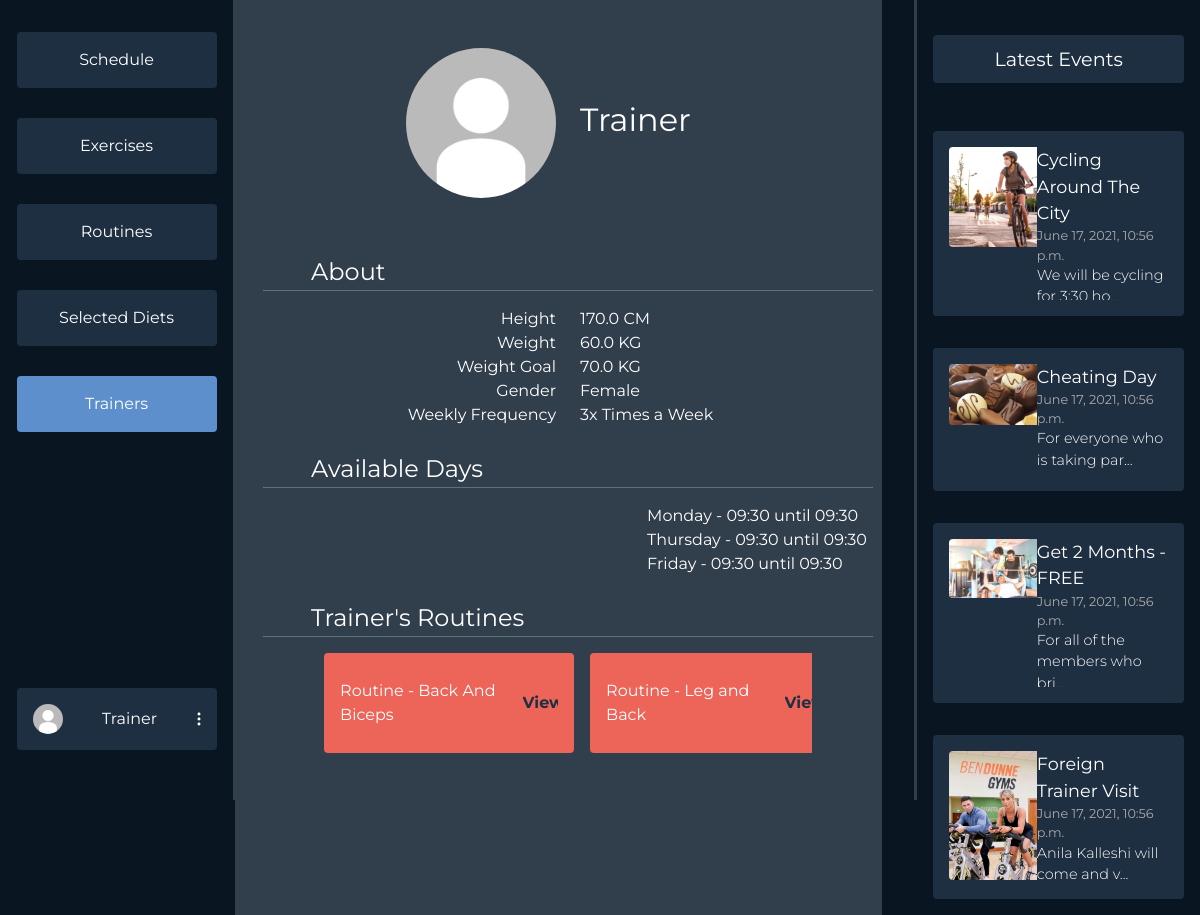
/dashboard/trainer/5 (signed in), run on the app's committed database.
### users/models.py (models this page shows, shortened)
class Profile(models.Model):
    user = models.OneToOneField(User, on_delete=models.CASCADE)
    profile_photo = models.ImageField(
        upload_to='media/profiles/', default='profiles/default.jpg')
    height = models.FloatField(default=170.0)
    weight = models.FloatField(default=60.0)
    weight_goal = models.FloatField(default=70.0)
    GENDER_CHOICES = (('F', 'Female'), ('M', 'Male'), ('O', 'Other'))
    gender = models.CharField(
        max_length=9, choices=GENDER_CHOICES, default=GENDER_CHOICES[0])
    FREQUENCY = (
        ('3x', '3 Times a Week'),
        ('4x', '4 Times a Week'),
        ('5x', '5 Times a Week'),
        ('6x', '6 Times a Week'),
    )
    week_frequency = models.CharField(
        max_length=20, choices=FREQUENCY, default=FREQUENCY[0])
    profile_complete = models.BooleanField(default=False)
    selected_diets = models.ManyToManyField(DietPlan, blank=True)
    age = models.IntegerField(null=True)

### dashboards/models.py (models this page shows, shortened)
class Routine(models.Model):
    owner = models.ForeignKey(User, on_delete=CASCADE,
                              related_name='%(class)s_username', null=True)
    title = models.CharField(max_length=60, blank=True)
    selected_by = models.ManyToManyField(User)
    desc = models.TextField(blank=True)
    thumbnail = models.ImageField(
        upload_to='routines/', default='routines/default.jpg')
    exercises = models.ManyToManyField(Exercise)
    days = models.CharField(max_length=60, blank=True)
    def __str__(self):
        return f"Routine - {self.title}"

class Event(models.Model):
    title = models.CharField(max_length=60, blank=True)
    date = models.DateTimeField(default=datetime.now(), blank=True)
    desc = models.TextField(blank=True)
    thumbnail = models.ImageField(
        upload_to='events/', default='events/default.jpg')

### dashboards/user_views.py (the view)
# urls.py: path('trainer/<int:tid>', user_views.trainer_details,
@login_required(login_url='login')
def trainer_details(request, tid):
    events = Event.objects.all()[:4]
    routines = Routine.objects.all()
    t = get_object_or_404(User, id=tid)
    if t:
        routines = [ru for ru in routines if ru.owner == t]
        routines_owned = len(routines)
        if t.is_staff and t.groups.first().name == 'trainer':
            context = {'options': TRAINERS_NAV, 'events': events,
                       'trainer': t, 'routines_owned': routines_owned, 'routines': routines}
            worktime = t.workspace.starts_work_at.strftime(
                '%H:%M'), t.workspace.starts_work_at.strftime('%H:%M')
            context['working_days'] = [
                f'{day} - {worktime[0]} until {worktime[1]}' for day in t.workspace.working_days.split(' ')]
            return render(request, 'dashboards/user/show_trainer.html', context)
        else:
            return redirect('userdashboard-trainers')

### dashboards/templates/dashboards/user/show_trainer.html (shortened to what this page needs)
{% extends 'dashboards/user/dashboard.html' %}
{% load static %}
{% block styles%}
<link rel="stylesheet" href="{% static 'css/dashboards/show_trainers.css' %}" />
{% endblock styles %}
{% block middle %}
<div class=" col mid">
  <div class="row profile">
    <div class="col">
      <div class="row">
        <div class="col profile-pic">
          <picture><img id="profil" src="{{trainer.profile.profile_photo.url}}"/></picture>
        </div>
        <div class="col">
          <div class="user">
          {% if trainer.get_full_name %}
          {{trainer.get_full_name}}
          {% else %}
          {{trainer.username}}
          {% endif %}
          </div>
        </div>
      </div>
      <div class="about">About</div>
      <hr/>
      <div class="row">
        <div class="col about_trainer">
          <div class="row">
            <div class="col">
              <div class="name">Height</div>
            </div>
            <div class="col">
              <div>{{trainer.profile.height}} CM</div>
            </div>
          </div>
          <div class="row">
            <div class="col">
              <div class="name">Weight</div>
            </div>
            <div class="col">
              <div>{{trainer.profile.weight}} KG</div>
            </div>
          </div>
          <div class="row">
            <div class="col">
              <div class="name">Weight Goal</div>
            </div>
            <div class="col">
              <div>{{trainer.profile.weight_goal}} KG</div>
            </div>
          </div>
          <div class="row">
            <div class="col">
              <div class="name">Gender</div>
            </div>
            <div class="col">
              <div>
              {% if user.profile.gender == "('M', 'Male')" %}
                Male
              {% else %}
                Female
              {% endif %}
              </div>
            </div>
          </div>
          <div class="row" id="space">
            <div class="col">
              <div class="name">Weekly Frequency</div>
            </div>
            <div class="col">
              <div>{{trainer.profile.week_frequency}} Times a Week</div>
            </div>
          </div>
        </div>
      </div>
      <div class="about">Available Days</div>
      <hr />
      <div class="row">
        <div class="col">
          {% for day in working_days %}
          <div class="row days">{{day}}</div>
          {% endfor %}
        </div>
      </div>
      <div class="about">{{trainer.username}}'s Routines
       </div>
      <hr />
      <div class="routines">
      {% for routine in routines %}
        <div class="routine">
          <div class="routine-title">{{routine}}</div>
          <div class="action"><a href="{% url 'userdashboard-routine-details' routine.id %}">View</a></div>
        </div>
      {% endfor %}
      </div>
    </div>
  </div>
</div>
{% endblock middle %}

### dashboards/templates/dashboards/user/dashboard.html (shortened to what this page needs)
{% load static %}
<html>
  <head>
    <link href="https://cdn.jsdelivr.net/npm/bootstrap@5.0.1/dist/css/bootstrap.min.css" rel="stylesheet">
    <link rel="stylesheet" href="{% static 'css/dashboards/main.css' %}">
    <link rel="stylesheet" href="https://cdn.jsdelivr.net/npm/bootstrap-select@1.13.14/dist/css/bootstrap-select.min.css">
    {% block styles %}
    {% endblock styles %}
  </head>
  <body>
  {% block content %}
  {% if user.is_authenticated %}
  <div class="mycontainer">
    <div class="navigation">
      <div class="nav-col">
        <div class="options">
          {% for key, item in options.items %}
            {% if item.isActive %}
            <a class="option-active" href="/dashboard/{{item.url}}">{{ item.name }}</a>
            {% else %}
            <a class="option" href="/dashboard/{{item.url}}">{{ item.name }}</a>
            {% endif %}
          {% endfor %}
        </div>
        <div class="profile-wrapper">
          <div class="user-btn">
            <div class="profile-pic"><img src="{{ user.profile.profile_photo.url }}" alt=""></div>
            {% if user.first_name %}
            <span>{{user.get_full_name}}</span>
            {% else %}
            <span>{{user.username}}</span>
            {% endif %}
            <div class="three-dot"><img src="{% static 'svg/3dots.svg' %}" alt=""></div>
          </div>
        </div>
      </div>
      <div class="divider"></div>
    </div>
    <div class="middle">
    {% block middle %}
    {% endblock middle %}
    </div>
    <div class="events-section">
      <div class="divider"></div>
      <div class="events">
        <div class="latest">
          Latest Events
        </div>
        <div class="items overflow-auto">
        {% for item in events %}
          <div class="event-item">
            <div class="event-item-left">
              <div class="event-thumb"><img src="{{item.thumbnail.url}}"></div>
            </div>
            <div class="event-item-right">
              <div class="title">{{item.title}}</div>
              <div class="date">{{item.date}}</div>
              {% if item.desc|length > 30 %}
                <div class="desc">{{item.desc|slice:":30"}}...</div>
              {% else %}
                <div class="desc">{{item.desc}}</div>
              {% endif %}
            </div>
          </div>
        {% endfor %}
        </div>
      </div>
    </div>
  </div>
  {% endif %}
  {% endblock content %}
  </body>
<html>

### static/css/dashboards/main.css (style rules this page uses)
* { margin: 0; font-family: "Montserrat", sans-serif; overflow: hidden; }
body { background-color: #0a1522; }
.mycontainer { display: flex; flex-direction: row; justify-content: space-between; }
.navigation { width: 20vw; }
.nav-col { display: flex; flex-direction: column; align-items: flex-end; margin: 1em; }
.options { margin-left: 7em; display: flex; flex-direction: column; justify-content: space-between; margin-top: 1em; height: 400px; }
.option { background-color: #1f2f42; color: #fff; padding: 1em; padding-right: 1em; padding-left: 1em; width: 200px; text-align: center; border-radius: 4px; }
a { text-decoration: none; }
.option-active { background-color: #5c8fcc; color: #fff; padding: 1em; padding-right: 1em; padding-left: 1em; width: 200px; text-align: center; border-radius: 4px; }
.user-btn { background-color: #1f2f42; color: #fff; padding: 1em; padding-right: 1em; padding-left: 1em; width: 200px; text-align: center; border-radius: 4px; margin-top: 16em; display: flex; flex-direction: row; align-items: center; justify-content: space-between; }
.profile-pic img { height: 30px; border-radius: 50%; width: auto; }
.navigation { display: flex; flex-direction: row; }
.divider { background-color: #313e4c; width: 4px; height: 100vh; margin: 0; padding: 0; z-index: 10; }
.middle { margin-right: 2em; width: 55vw; background-color: #313e4c; }
.events-section { margin-right: 1em; width: 23vw; display: flex; flex-direction: row; }
.event-thumb img { width: 100px; height: auto; border-radius: 4px; }
.latest { margin-top: 1em; background-color: #1f2f42; color: white; border-radius: 4px; padding: 0.5em 1em 0.5em 1em; text-align: center; font-size: 1.2em; }
.events { margin-top: 1em; margin-left: 1em; display: flex; flex-direction: column; color: white; width: 100%; }
.items { height: 200px; max-height: 800px; margin-top: 2em; display: flex; flex-direction: column; justify-content: space-between; height: 100%; }
.event-item { background-color: #1f2f42; border-radius: 4px; padding: 1em; display: flex; flex-direction: row; margin: 1em 0 1em 0; }
.event-item-left { width: 40%; }
.event-item-right { width: 60%; }
.event-item-right .title { font-size: 1.1em; }
.event-item-right .date { font-size: 0.8em; color: rgb(170, 170, 170); }
.event-item-right .desc { font-weight: 300; font-size: 0.9em; }

### static/css/dashboards/show_trainers.css (style rules this page uses)
hr { margin: 0; margin-bottom: 1em; }
.about { color: white; font-size: 1.5em; font-weight: 400; margin-left: 2em; margin-top: 1em; }
.name { float: right; }
#profil { margin-top: 2em; margin-bottom: 2em; width: 150px; height: 150px; float: right; }
.days { margin-left: 24em; }
.row { color: white; }
.user { font-size: 2em; margin-top: 2.5em; }
.profile { margin: 1em; border-radius: 7px; }
.mid { overflow-y: scroll; height: 100%; position: absolute; width: 55.5%; }
.routines { margin: auto; width: 80%; display: grid; grid-template-columns: repeat(3, 1fr); gap: 1em; }
.routine { background-color: #ed6459; align-items: center; width: 250px; height: 100px; padding: 1em; display: flex; flex-direction: row; justify-content: space-between; border-radius: 4px; }
.routine > div > a { color: #1f2f42; font-weight: 700; }

### data on the page
Routine: title "Routine - Back And Biceps"
Routine: title "Routine - Leg and Back"
Event: thumbnail (picture), title "Cycling Around The City", date "June 17, 2021, 10:56 p.m.", desc "We will be cycling…"
Event: thumbnail (picture), title "Cheating Day", date "June 17, 2021, 10:56 p.m.", desc "For everyone who is taking par"
Event: thumbnail (picture), title "Get 2 Months - FREE", date "June 17, 2021, 10:56 p.m.", desc "For all of the members who…"
Event: thumbnail (picture), title "Foreign Trainer Visit", date "June 17, 2021, 10:56 p.m.", desc "Anila Kalleshi will come and v"

### other printed values
{{ item.name }} "Schedule" "Exercises" "Routines" "Selected Diets"
{{ item.name }} "Trainers"
{{ user.username }} "Trainer"
{{ trainer.username }} "Trainer"
{{ trainer.profile.height }} "170.0"
{{ trainer.profile.weight }} "60.0"
{{ trainer.profile.weight_goal }} "70.0"
{{ trainer.profile.week_frequency }} "3x"
{{ day }} "Monday - 09:30 until 09:30" "Thursday - 09:30 until 09:30" "Friday - 09:30 until 09:30"
